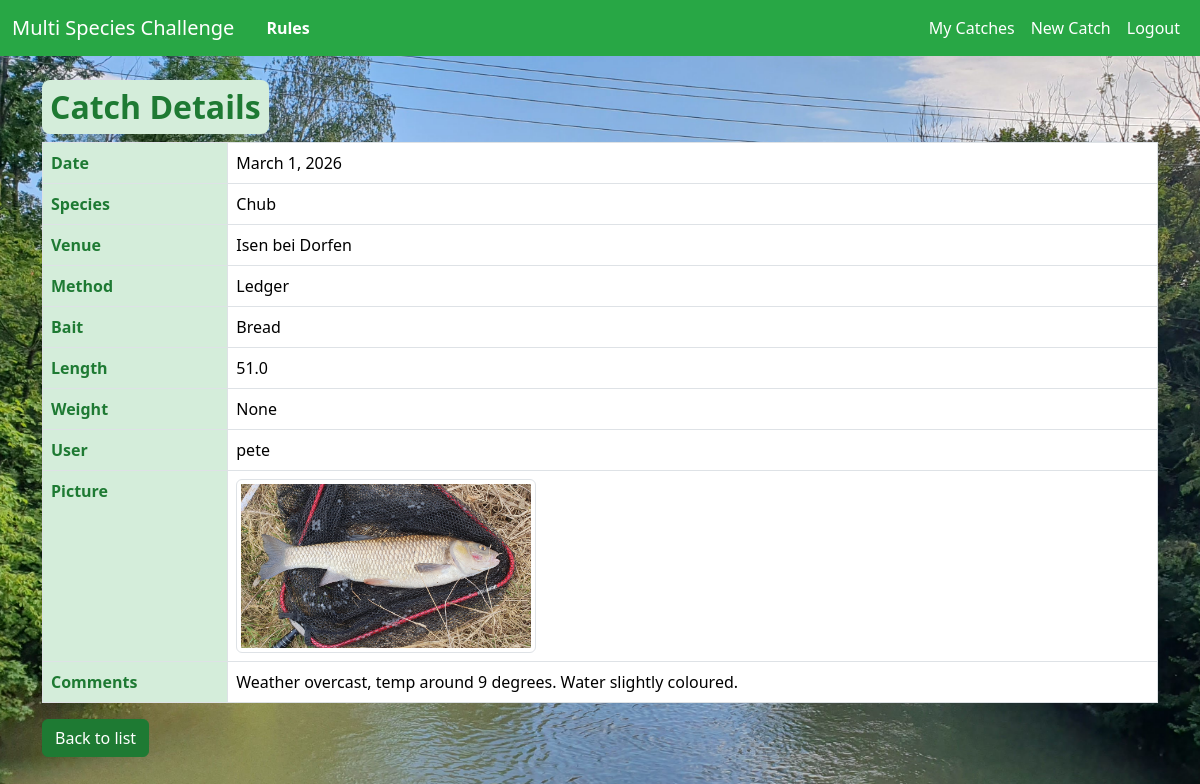
The page /catch/28/ (signed in) on the database its author committed.
### catch/models.py (models this page shows, shortened)
class Catch(models.Model):
    user = models.ForeignKey(settings.AUTH_USER_MODEL, on_delete=models.CASCADE)
    date = models.DateField()
    species = models.ForeignKey(Species, on_delete=models.PROTECT)
    venue = models.ForeignKey(Venue, on_delete=models.PROTECT)
    method = models.ForeignKey(Method, on_delete=models.PROTECT)
    bait = models.ForeignKey(Bait, on_delete=models.PROTECT)
    length = TolerantDecimalField(max_digits=4, decimal_places=1, blank=True, null=True)
    weight = models.DecimalField(max_digits=6, decimal_places=2, blank=True, null=True)
    picture = models.ImageField(upload_to='catch_pics/', blank=True, null=True)
    comments = models.TextField(blank=True, null=True)
    class Meta:
        ordering = ['-date']

class Species(models.Model):
    name = models.CharField(max_length=50, unique=True)
    class Meta:
        ordering = ['name']

class Venue(models.Model):
    name = models.CharField(max_length=50, unique=True)
    class Meta:
        ordering = ['name']

class Method(models.Model):
    name = models.CharField(max_length=50, unique=True)
    class Meta:
        ordering = ['name']

class Bait(models.Model):
    name = models.CharField(max_length=50, unique=True)
    class Meta:
        ordering = ['name']

### catch/views.py (the view)
# urls.py: path('<int:pk>/', CatchDetailView.as_view(), name='catch_detail'),
class CatchDetailView(LoginRequiredMixin, DetailView):
    model = Catch
    template_name = 'catch/catch_detail.html'
    context_object_name = 'catch'

### catch/context_processors.py (called while the page is built)
def random_background(request):
    if 'background' not in request.session:
        images_dir = os.path.join(settings.BASE_DIR, 'static', 'images', 'fishing')
        try:
            pics = [f for f in os.listdir(images_dir) if os.path.isfile(os.path.join(images_dir, f))]
        except FileNotFoundError:
            pics = []
        if pics:
            choice = random.choice(pics)
            request.session['background'] = f'images/fishing/{choice}'
    return {'random_bg': request.session.get('background', '')}

### catch/models.py (called while the page is built)
    def from_db_value(self, value, expression, connection):
        if value is None:
            return None
        try:
            return self.to_python(value)
        except (TypeError, InvalidOperation, ValueError):
            return None

### catch/templates/catch/catch_detail.html (shortened to what this page needs)
{% extends 'base.html' %}
{% block content %}
<h2>Catch Details</h2>
<table class="table table-bordered">
    <tr><th>Date</th><td>{{ catch.date }}</td></tr>
    <tr><th>Species</th><td>{{ catch.species.name }}</td></tr>
    <tr><th>Venue</th><td>{{ catch.venue.name }}</td></tr>
    <tr><th>Method</th><td>{{ catch.method.name }}</td></tr>
    <tr><th>Bait</th><td>{{ catch.bait.name }}</td></tr>
    <tr><th>Length</th><td>{{ catch.length }}</td></tr>
    <tr><th>Weight</th><td>{{ catch.weight }}</td></tr>
    <tr><th>User</th><td>{{ catch.user.username }}</td></tr>
    {% if catch.picture %}
        <tr><th>Picture</th><td>
            <img src="{{ catch.picture.url }}" alt="Catch picture" style="max-width:300px;max-height:300px;cursor:pointer;" class="img-thumbnail" id="catch-picture-thumb" onclick="showModal()">
        </td></tr>
    {% endif %}
    {% if catch.comments %}
    <tr><th>Comments</th><td>{{ catch.comments|linebreaksbr }}</td></tr>
    {% endif %}
</table>
<a href="{% url 'catch_list' %}" class="btn btn-primary">Back to list</a>
{% endblock %}

### static/css/site.css (style rules this page uses)
:root { --bs-primary: #28a745; --bs-secondary: #6c757d; --bs-success: #28a745; --header-color: #1e7a33; --bs-info: #17a2b8; --bs-warning: #ffc107; --bs-danger: #dc3545; --bs-light: #f8f9fa; --bs-dark: #343a40; }
html, body { height: 100%; margin: 0; padding: 0; }
body { background-color: #f4fef4; background-size: cover; background-repeat: no-repeat; background-position: center center; background-attachment: fixed; min-height: 100vh; }
.content h1, .content h2, .content h3, .content h4, .content h5, .content h6 { color: var(--header-color) !important; font-weight: 600; background-color: #d4edda !important; padding: 0.5rem !important; display: inline-block !important; border-radius: 0.5rem !important; }
.content th { color: var(--header-color) !important; font-weight: 600; background-color: #d4edda !important; padding: 0.5rem !important; }
.btn-primary { background-color: var(--header-color) !important; border-color: var(--header-color) !important; color: #fff !important; }

### rows shown on the page
Catch: date "March 1, 2026", species.name "Chub", venue.name "Isen bei Dorfen", method.name "Ledger", bait.name "Bread", length "51.0", weight "None", user.username "pete", picture (picture), comments "Weather overcast, temp around 9 degrees. Water slightly coloured."
